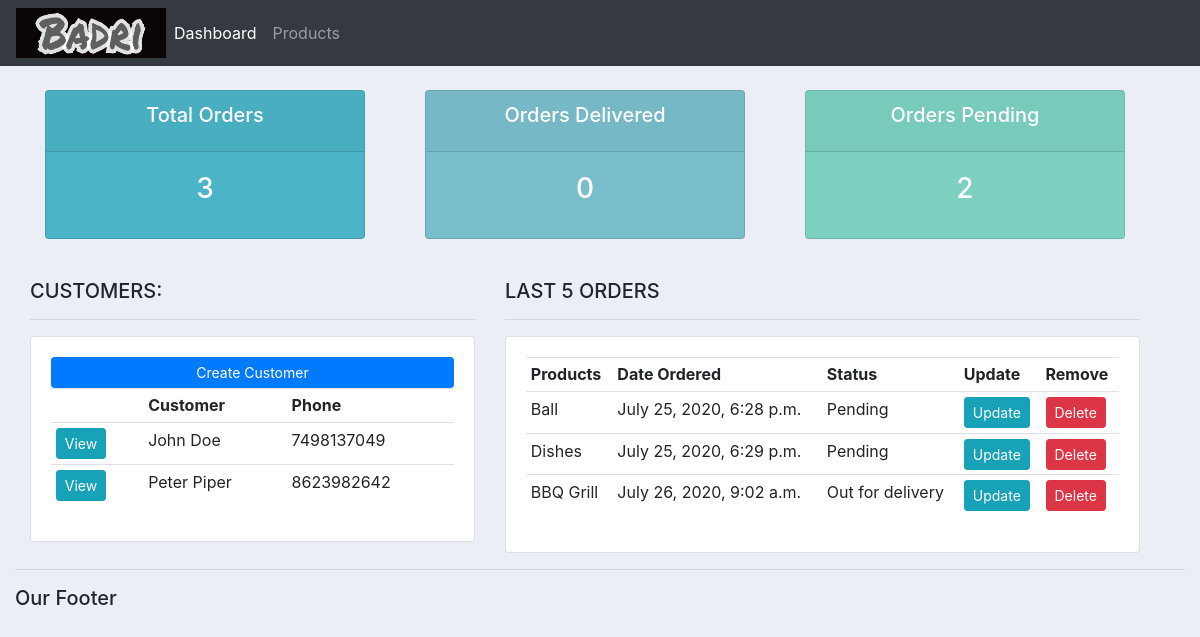
The page / on the database its author committed.
### accounts/models.py (models this page shows, shortened)
class Customer(models.Model):
    name = models.CharField(max_length=200, null=True)
    phone = models.CharField(max_length=200, null=True)
    email = models.EmailField()
    date_created = models.DateTimeField(auto_now_add=True)

class Order(models.Model):
    STATUS = (
        ('Pending', 'Pending'),
        ('Out for delivery', 'Out for delivery'),
        ('Delivered', 'Delivered'),
    )
    customer = models.ForeignKey(Customer, null=True, on_delete=models.SET_NULL)
    product = models.ForeignKey(Product, null=True, on_delete=models.SET_NULL)
    date_created = models.DateTimeField(auto_now_add=True, null=True)
    status = models.CharField(max_length=200, null=True, choices=STATUS)

class Product(models.Model):
    CATEGORY = (
        ('Indoor', 'Indoor'),
        ('Out Door', 'Out Door'),
    )
    name = models.CharField(max_length=200, null=True)
    price = models.FloatField(null=True)
    category = models.CharField(max_length=200, null=True, choices=CATEGORY)
    description = models.CharField(max_length=200, null=True)
    date_created = models.DateTimeField(auto_now_add=True, null=True)
    tags = models.ManyToManyField(Tag)
    def __str__(self):
        return self.name

### accounts/views.py (the view)
# urls.py: path('', views.home, name='home'),
def home(request):
    orders = Order.objects.all()
    customers = Customer.objects.all()
    total_customers = customers.count()
    total_orders = orders.count()
    delivered = orders.filter(status='Delivered').count()
    pending = orders.filter(status='Pending').count()
    context = {
        'orders': orders,
        'customers': customers,
        'total_orders': total_orders,
        'delivered': delivered,
        'pending': pending,
    }
    return render(request, 'accounts/dashboard.html', context)

### accounts/templates/accounts/dashboard.html
{% extends "accounts/main.html" %}
{% block content %}
{% include "accounts/status.html" %}
<br />
<div class="row container-fluid cont">
  <div class="col-md-5">
    <h5>CUSTOMERS:</h5>
    <hr />
    <div class="card card-body">
      <a class="btn btn-primary btn-sm btn-block" href="">Create Customer</a>
      <table class="table table-sm">
        <tr>
          <th></th>
          <th>Customer</th>
          <th>Phone</th>
        </tr>
        {% for cust in customers %}
        <tr>
          <td><a class="btn btn-sm btn-info" href="{% url 'customer' cust.id %}">View</a></td>
          <td>{{ cust.name }}</td>
          <td>{{ cust.phone }}</td>
        </tr>
        {% endfor %}
      </table>
    </div>
  </div>
  <div class="col-md-7">
    <h5>LAST 5 ORDERS</h5>
    <hr />
    <div class="card card-body">
      <table class="table table-sm">
        <tr>
          <th>Products</th>
          <th>Date Ordered</th>
          <th>Status</th>
          <th>Update</th>
          <th>Remove</th>
        </tr>
        {% for ord in orders %}
          <tr>
            <td>{{ ord.product }}</td>
            <td>{{ ord.date_created }}</td>
            <td>{{ ord.status }}</td>
            <td><a class="btn btn-sm btn-info" href="{% url 'update_order' ord.id %}">Update</a></td>
            <td><a class="btn btn-sm btn-danger" href="{% url 'delete_order' ord.id %}">Delete</a></td>
          </tr>
        {% endfor %}
      </table>
    </div>
  </div>
</div>
{% endblock %}

### static/css/main.css (style rules this page uses)
.solid_body { background-color: #ebeff5; }

### rows shown on the page
Customer: name "John Doe", phone "7498137049"
Customer: name "Peter Piper", phone "8623982642"
Order: product "Ball", date_created "July 25, 2020, 6:28 p.m.", status "Pending"
Order: product "Dishes", date_created "July 25, 2020, 6:29 p.m.", status "Pending"
Order: product "BBQ Grill", date_created "July 26, 2020, 9:02 a.m.", status "Out for delivery"

### other values the page prints
{{ total_orders }} "3"
{{ delivered }} "0"
{{ pending }} "2"
